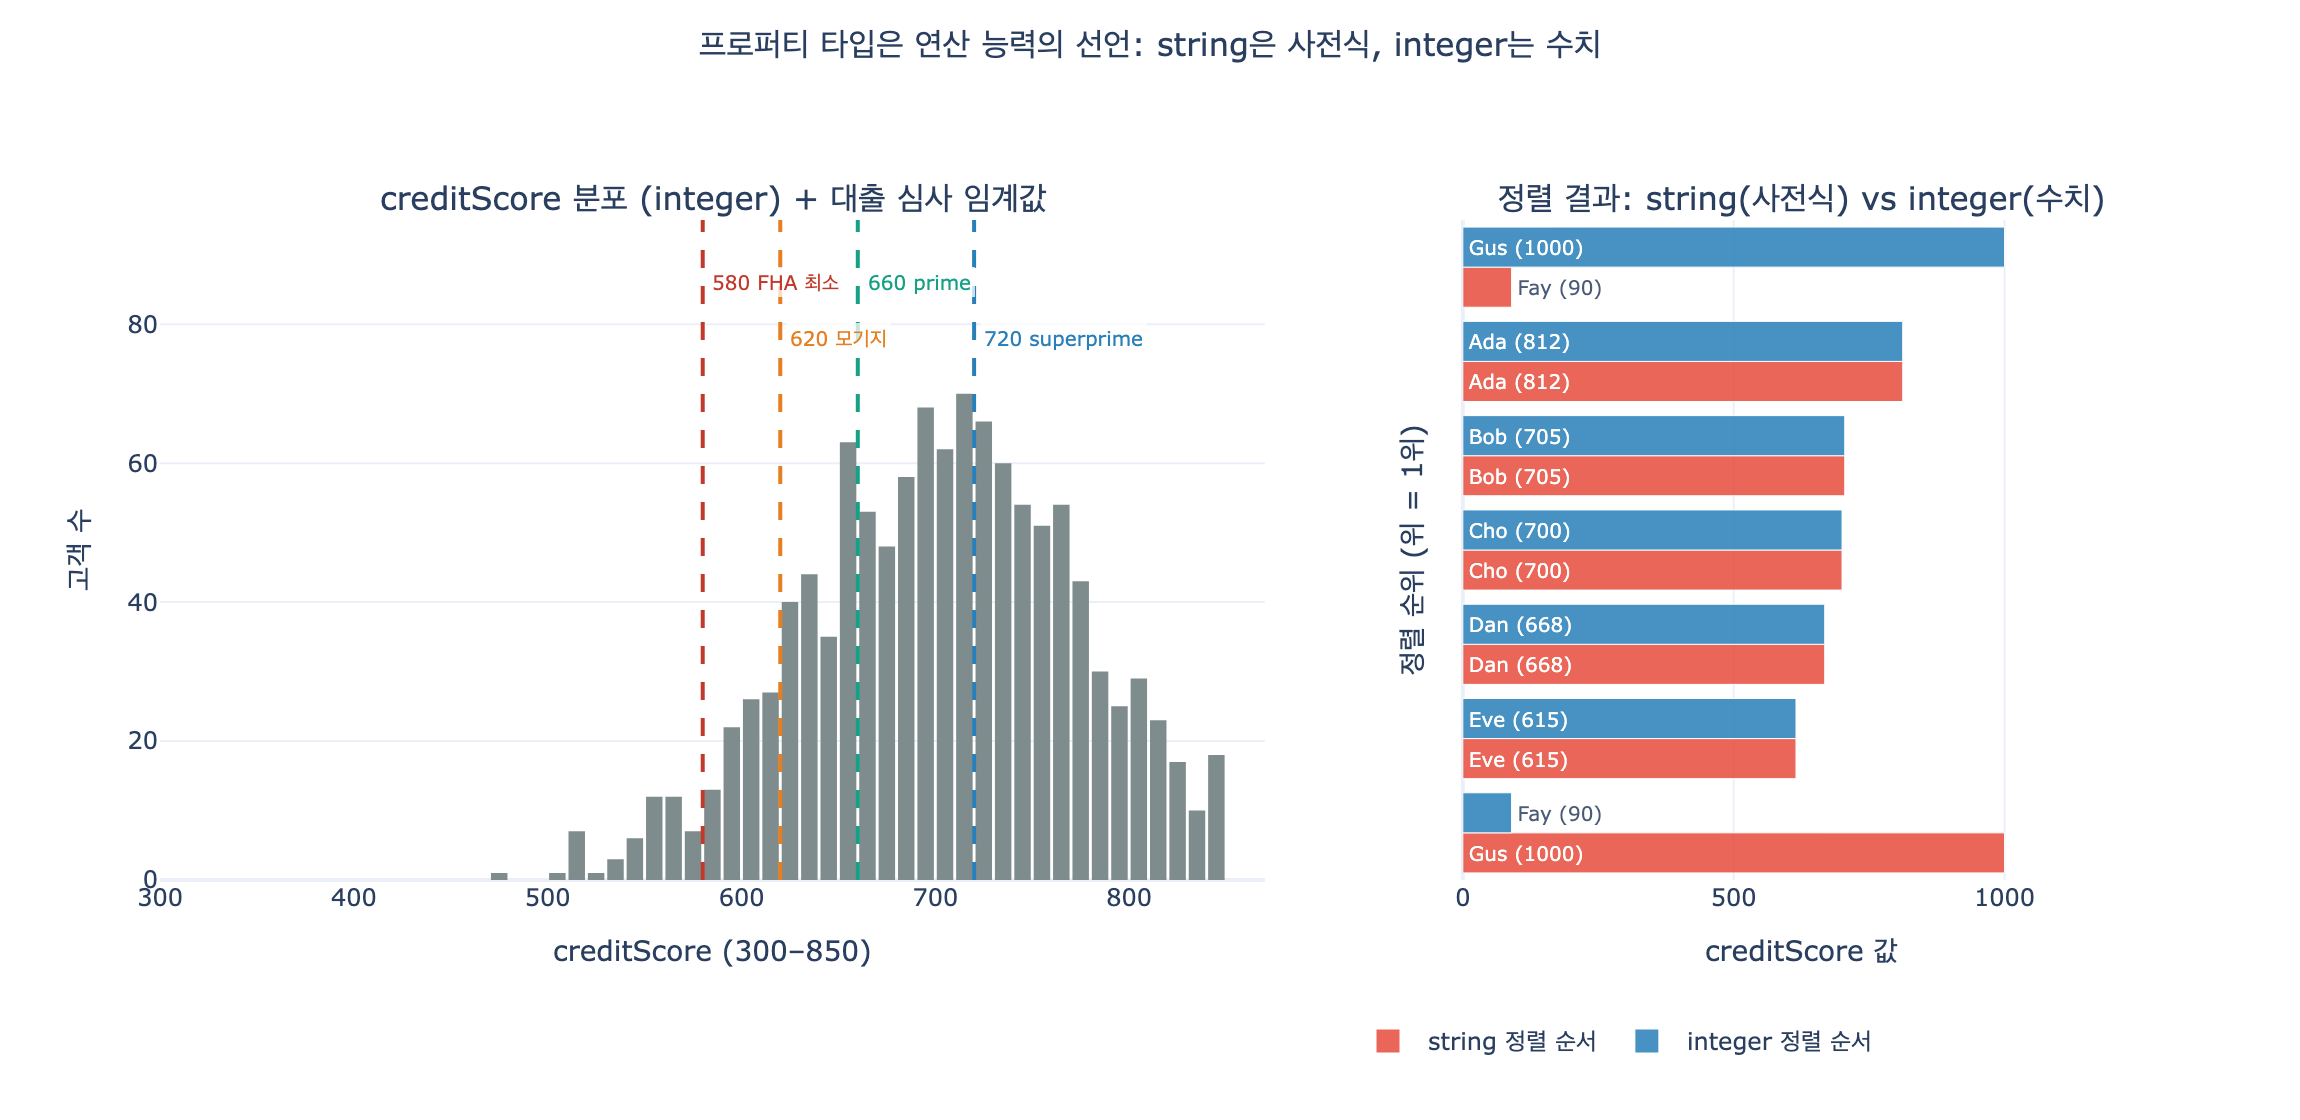

Reproduce this figure in Python.
# 필요 패키지: plotly, kaleido
#   pip install plotly kaleido

# %% [markdown]
# # creditScore: string vs integer
#
# 온톨로지의 프로퍼티 타입은 "값을 어떻게 저장하는가"가 아니라
# **"이 프로퍼티로 어떤 연산이 허용되는가"**를 선언하는 계약이다.
#
# `creditScore`를 `string`으로 두면 질의 엔진은 그 값을 수로 다룰 근거가 없고,
# 비교는 **사전식(lexicographic)** 으로 떨어진다:
#
# $$\text{"90"} > \text{"700"} \quad\text{(문자 코드 } \texttt{'9'}=57 > \texttt{'7'}=55 \text{)}$$
#
# 반면 수치 비교는 $90 < 700$ 이다. 같은 데이터, 정반대의 답.
#
# 이 노트북에서 확인할 것:
# 1. 사전식 비교 vs 수치 비교의 결과가 갈린다
# 2. `> 700` 범위 필터 결과가 달라진다
# 3. 정렬 결과가 달라진다
# 4. 평균·분위수 같은 집계는 string에서 아예 불가능하다
# 5. 시각화: 신용점수 분포 + 임계값 선, string 정렬 vs int 정렬
# 6. 반대 사례: 계좌번호를 int로 만들면 선행 0이 사라진다

# %%
def _show(fig):
    try:
        from IPython import get_ipython

        if get_ipython() is not None:  # VSCode 셀/Jupyter에서만 렌더링
            fig.show()
    except ImportError:
        pass


# %% [markdown]
# ## 1. 작은 고객 데이터셋
#
# 같은 `creditScore` 값을 두 가지 타입으로 담는다.
# - `score_int`: integer 모델링 (온톨로지의 올바른 선택)
# - `score_str`: string 모델링 (잘못된 선택)
#
# 마지막 두 행은 현실에서 흔한 지저분한 데이터다:
# 절단된 값 `"90"`, 스케일이 다른 소스에서 유입된 `"1000"`.

# %%
customers = [
    # (customerId, name, creditScore)
    ("C-001", "Ada", 812),
    ("C-002", "Bob", 705),
    ("C-003", "Cho", 700),
    ("C-004", "Dan", 668),
    ("C-005", "Eve", 615),
    ("C-006", "Fay", 90),  # 데이터 오류: 절단된 값
    ("C-007", "Gus", 1000),  # 데이터 오류: 다른 스케일 소스
]

rows = [
    {"customerId": cid, "name": nm, "score_int": s, "score_str": str(s)}
    for cid, nm, s in customers
]

for r in rows:
    print(f"{r['customerId']}  {r['name']:4s}  int={r['score_int']:<5d} str={r['score_str']!r}")
# 출력:
# C-001  Ada   int=812   str='812'
# C-002  Bob   int=705   str='705'
# C-003  Cho   int=700   str='700'
# C-004  Dan   int=668   str='668'
# C-005  Eve   int=615   str='615'
# C-006  Fay   int=90    str='90'
# C-007  Gus   int=1000  str='1000'

# %% [markdown]
# ## 2. 사전식 비교 vs 수치 비교
#
# 문자열 비교는 문자 코드를 왼쪽부터 훑는다. 자릿수(=크기)를 전혀 모른다.

# %%
pairs = [(90, 700), (800, 90), (1000, 812), (705, 700), (68, 668)]

print(f"{'a':>5} {'b':>5} | {'a<b (int)':>10} | {'a<b (str)':>10} | 일치?")
print("-" * 52)
for a, b in pairs:
    num = a < b
    lex = str(a) < str(b)
    print(f"{a:>5} {b:>5} | {str(num):>10} | {str(lex):>10} | {'OK' if num == lex else '<<< 불일치'}")
# 출력:
#     a     b |  a<b (int) |  a<b (str) | 일치?
# ----------------------------------------------------
#    90   700 |       True |      False | <<< 불일치
#   800    90 |      False |       True | <<< 불일치
#  1000   812 |      False |       True | <<< 불일치
#   705   700 |      False |      False | OK
#    68   668 |       True |      False | <<< 불일치
#
# 5개 쌍 중 4개가 불일치. 자릿수가 같은 705/700만 우연히 일치한다.
# (자릿수가 모두 같을 때만 사전식 == 수치 순서가 성립한다는 뜻)

# %%
# 문자 코드 단위로 무슨 일이 벌어지는지 직접 확인
print("'9' ->", ord("9"), " '7' ->", ord("7"))
print("'90' < '700' 판정은 첫 글자에서 끝난다:", ord("9"), "<", ord("7"), "=", ord("9") < ord("7"))
print("따라서 '90' > '700' 이다:", "90" > "700")
# 출력:
# '9' -> 57  '7' -> 55
# '90' < '700' 판정은 첫 글자에서 끝난다: 57 < 55 = False
# 따라서 '90' > '700' 이다: True

# %% [markdown]
# ## 3. 범위 필터 `creditScore > 700`
#
# 실제 대출 심사는 임계값 질의다:
#
# ```gql
# MATCH (c:Customer) WHERE c.creditScore > 700 RETURN c.name
# ```
#
# integer면 의도대로 동작한다. string이면 "첫 글자가 `'7'`보다 큰 문자로 시작하는 값"을
# 뽑는 전혀 다른 질의가 된다 — 그리고 **에러 없이** 조용히 틀린다.

# %%
THRESHOLD = 700

int_hits = [r["name"] for r in rows if r["score_int"] > THRESHOLD]
str_hits = [r["name"] for r in rows if r["score_str"] > str(THRESHOLD)]

print("integer 필터 (> 700) :", int_hits)
print("string  필터 (> '700'):", str_hits)
print()
print("string 필터에만 잡힌 오탐(false positive):", sorted(set(str_hits) - set(int_hits)))
print("string 필터가 놓친 누락(false negative)  :", sorted(set(int_hits) - set(str_hits)))
# 출력:
# integer 필터 (> 700) : ['Ada', 'Bob', 'Gus']
# string  필터 (> '700'): ['Ada', 'Bob', 'Fay']
#
# string 필터에만 잡힌 오탐(false positive): ['Fay']
# string 필터가 놓친 누락(false negative)  : ['Gus']

# %% [markdown]
# `Fay`(점수 90)는 우량 고객으로 통과했고, `Gus`(점수 1000)는 탈락했다.
# 두 건 모두 **대출 심사 오판**이다. 예외도, 경고도 없다.
#
# ### CFPB 차주 위험 프로파일로 버케팅해보기
#
# 실무의 등급 구간은 전부 $score \ge K$ 형태다:
#
# $$\text{tier}(s) = \begin{cases}
# \text{superprime} & s \ge 720 \\
# \text{prime} & 660 \le s < 720 \\
# \text{near-prime} & 620 \le s < 660 \\
# \text{subprime} & 580 \le s < 620 \\
# \text{deep subprime} & s < 580
# \end{cases}$$

# %%
def tier(score: int) -> str:
    if score >= 720:
        return "superprime"
    if score >= 660:
        return "prime"
    if score >= 620:
        return "near-prime"
    if score >= 580:
        return "subprime"
    return "deep subprime"


for r in rows:
    print(f"{r['name']:4s} {r['score_int']:>5} -> {tier(r['score_int'])}")

print()
try:
    tier(rows[0]["score_str"])  # string으로는 구간 판정 자체가 불가능
except TypeError as e:
    print("string으로 tier() 호출:", type(e).__name__, "-", e)
# 출력:
# Ada    812 -> superprime
# Bob    705 -> prime
# Cho    700 -> prime
# Dan    668 -> prime
# Eve    615 -> subprime
# Fay     90 -> deep subprime
# Gus   1000 -> superprime
#
# string으로 tier() 호출: TypeError - '>=' not supported between instances of 'str' and 'int'

# %% [markdown]
# ## 4. 정렬 (`ORDER BY creditScore DESC`)
#
# "우량 고객 상위 3명"을 뽑는 질의. 타입에 따라 명단이 바뀐다.

# %%
by_int = sorted(rows, key=lambda r: r["score_int"], reverse=True)
by_str = sorted(rows, key=lambda r: r["score_str"], reverse=True)

print(f"{'#':>2}  {'int 정렬':<16} {'str 정렬':<16}")
print("-" * 40)
for i, (a, b) in enumerate(zip(by_int, by_str), 1):
    print(f"{i:>2}  {a['name'] + ' (' + str(a['score_int']) + ')':<16} {b['name'] + ' (' + b['score_str'] + ')':<16}")

print()
print("TOP 3 (int):", [r["name"] for r in by_int[:3]])
print("TOP 3 (str):", [r["name"] for r in by_str[:3]])
# 출력:
#  #  int 정렬          str 정렬
# ----------------------------------------
#  1  Gus (1000)       Fay (90)
#  2  Ada (812)        Ada (812)
#  3  Bob (705)        Bob (705)
#  4  Cho (700)        Cho (700)
#  5  Dan (668)        Dan (668)
#  6  Eve (615)        Eve (615)
#  7  Fay (90)         Gus (1000)
#
# TOP 3 (int): ['Gus', 'Ada', 'Bob']
# TOP 3 (str): ['Fay', 'Ada', 'Bob']

# %% [markdown]
# ## 5. 집계: 평균·분위수는 string에서 불가능
#
# `AVG`, `MIN/MAX`, 분위수는 수치 타입만의 능력이다.
# string에서는 왜곡되거나(min/max) 아예 타입 에러가 난다(sum/avg).

# %%
import statistics

ints = [r["score_int"] for r in rows]
strs = [r["score_str"] for r in rows]

print("int  AVG    :", round(statistics.mean(ints), 1))
print("int  MEDIAN :", statistics.median(ints))
print("int  MIN/MAX:", min(ints), "/", max(ints))
print("int  분위수 (25/50/75):", [round(q) for q in statistics.quantiles(ints, n=4)])
print()
print("str  MIN/MAX:", min(strs), "/", max(strs), "  <- 사전식이라 의미가 뒤집힘")
try:
    statistics.mean(strs)
except TypeError as e:
    print("str  AVG    : TypeError -", e)
# 출력:
# int  AVG    : 655.7
# int  MEDIAN : 700
# int  MIN/MAX: 90 / 1000
# int  분위수 (25/50/75): [615, 700, 812]
#
# str  MIN/MAX: 1000 / 90   <- 사전식이라 의미가 뒤집힘
# str  AVG    : TypeError - can't convert type 'str' to numerator/denominator

# %% [markdown]
# `min(strs)`가 `'1000'`, `max(strs)`가 `'90'`이다.
# 최저 신용점수가 1000, 최고가 90이라는 보고서가 나온다.
#
# 히스토그램 관점에서도 결정적 차이가 있다. string은 **순서 없는 명목형(nominal)** 축이라
# 값마다 독립 카테고리가 되고, "600~650 구간" 같은 버킷 자체를 만들 수 없다.
# 질의 엔진 입장에서도 B-tree 인덱스 범위 스캔과 수치 분포 통계를 쓸 수 없어
# 실행 계획이 전체 스캔으로 떨어진다.

# %% [markdown]
# ## 6. 시각화
#
# 좀 더 현실적인 분포(FICO 300~850)를 만들어 히스토그램에 임계값 선을 얹고,
# 옆에 "string 정렬 vs int 정렬" 비교를 붙인다.

# %%
import random

random.seed(42)

# FICO 도메인 300~850 안에 들어오는 합성 신용점수 분포 (고신용 쪽으로 치우침)
population = [
    max(300, min(850, round(random.gauss(710, 75)))) for _ in range(1200)
]
print("n =", len(population))
print("min/max :", min(population), "/", max(population))
print("mean    :", round(statistics.mean(population), 1))
print("> 700 비율:", f"{sum(1 for s in population if s > 700) / len(population):.1%}")
# 출력:
# n = 1200
# min/max : 473 / 850
# mean    : 707.0
# > 700 비율: 54.0%

# %%
import plotly.graph_objects as go
from plotly.subplots import make_subplots

#   (점수, 라벨, 색, 라벨을 얹을 높이)  -- 높이를 번갈아 두어 라벨 겹침 방지
THRESHOLDS = [
    (580, "580 FHA 최소", "#c0392b", 86),
    (620, "620 모기지", "#e67e22", 78),
    (660, "660 prime", "#16a085", 86),
    (720, "720 superprime", "#2980b9", 78),
]

fig = make_subplots(
    rows=1,
    cols=2,
    column_widths=[0.62, 0.38],
    subplot_titles=(
        "creditScore 분포 (integer) + 대출 심사 임계값",
        "정렬 결과: string(사전식) vs integer(수치)",
    ),
)

# --- 좌: 히스토그램 + 임계값 선 ---
fig.add_trace(
    go.Histogram(
        x=population,
        xbins=dict(start=300, end=850, size=10),
        marker=dict(color="#7f8c8d", line=dict(width=0)),
        name="고객 수",
        hovertemplate="점수 %{x}<br>%{y}명<extra></extra>",
        showlegend=False,
    ),
    row=1,
    col=1,
)

for x, label, color, ypos in THRESHOLDS:
    fig.add_vline(x=x, line=dict(color=color, width=2, dash="dash"), row=1, col=1)
    fig.add_annotation(
        x=x,
        y=ypos,
        text=label,
        showarrow=False,
        xanchor="left",
        xshift=3,
        font=dict(size=10, color=color),
        bgcolor="rgba(255,255,255,0.75)",
        row=1,
        col=1,
    )

fig.update_xaxes(title_text="creditScore (300–850)", range=[300, 870], row=1, col=1)
fig.update_yaxes(title_text="고객 수", range=[0, 95], row=1, col=1)

# --- 우: 정렬 비교 (같은 7개 값, 두 가지 순서) ---
names_int = [f"{r['name']} ({r['score_int']})" for r in by_int][::-1]
vals_int = [r["score_int"] for r in by_int][::-1]
names_str = [f"{r['name']} ({r['score_str']})" for r in by_str][::-1]
vals_str = [r["score_int"] for r in by_str][::-1]

fig.add_trace(
    go.Bar(
        y=list(range(7)),
        x=vals_str,
        orientation="h",
        name="string 정렬 순서",
        marker_color="#e74c3c",
        opacity=0.85,
        text=names_str,
        textposition="auto",
        insidetextanchor="start",
        textfont=dict(size=10),
        cliponaxis=False,
        hovertemplate="string 정렬 %{customdata}위: %{text}<extra></extra>",
        customdata=list(range(7, 0, -1)),
    ),
    row=1,
    col=2,
)
fig.add_trace(
    go.Bar(
        y=list(range(7)),
        x=vals_int,
        orientation="h",
        name="integer 정렬 순서",
        marker_color="#2980b9",
        opacity=0.85,
        text=names_int,
        textposition="auto",
        insidetextanchor="start",
        textfont=dict(size=10),
        cliponaxis=False,
        hovertemplate="integer 정렬 %{customdata}위: %{text}<extra></extra>",
        customdata=list(range(7, 0, -1)),
    ),
    row=1,
    col=2,
)

fig.update_xaxes(title_text="creditScore 값", range=[0, 1250], row=1, col=2)
fig.update_yaxes(showticklabels=False, title_text="정렬 순위 (위 = 1위)", row=1, col=2)

fig.update_layout(
    title=dict(
        text="프로퍼티 타입은 연산 능력의 선언: string은 사전식, integer는 수치",
        font=dict(size=16),
        x=0.5,
        xanchor="center",
        y=0.97,
    ),
    barmode="group",
    bargap=0.15,
    template="plotly_white",
    width=1150,
    height=560,
    legend=dict(orientation="h", yanchor="top", y=-0.20, x=0.60),
    margin=dict(t=110, b=120),
)

_show(fig)

# %%
import pathlib

out = pathlib.Path(__file__).parent / "expy.png" if "__file__" in dir() else pathlib.Path("expy.png")
fig.write_image(str(out), scale=2)
print("saved:", out)
# 출력:
# saved: /Users/.../.fm/hints/d80511fe-a33b-48da-a07b-43fa0d872348/expy.png

# %% [markdown]
# 좌측: `> 700` 같은 임계값 필터는 **수치 축 위의 한 지점**으로만 표현된다.
# string 축이라면 값들이 순서 없는 카테고리로 흩어져 이 선을 그을 자리가 없다.
#
# 우측: 같은 7개 값인데 `Fay(90)`가 string 정렬에서 1위로, `Gus(1000)`가 최하위로 간다.

# %% [markdown]
# ## 7. 반대 사례: 숫자처럼 보여도 string이어야 하는 것
#
# 판별 기준은 "생김새"가 아니라 **"덧셈·평균·크기 비교가 의미를 갖는가"**다.
# `accountNumber`, `ssn`, `zipCode`는 숫자로만 이루어져 있어도 string이 맞다.
# integer로 바꾸면 **선행 0이 되돌릴 수 없이 사라진다.**

# %%
accounts = ["0012345678", "0000004521", "9876543210", "0100200300"]

print(f"{'원본 (string)':<14} {'int 변환':>12}  {'다시 문자열':<12} 손상?")
print("-" * 52)
for a in accounts:
    n = int(a)
    back = str(n)
    print(f"{a:<14} {n:>12}  {back:<12} {'<<< 계좌 불일치' if back != a else 'OK'}")
# 출력:
# 원본 (string)      int 변환  다시 문자열   손상?
# ----------------------------------------------------
# 0012345678         12345678  12345678     <<< 계좌 불일치
# 0000004521             4521  4521         <<< 계좌 불일치
# 9876543210       9876543210  9876543210   OK
# 0100200300        100200300  100200300    <<< 계좌 불일치

# %%
# 무의미한 산술이 "조용히 성공"하는 문제
print("AVG(accountNumber) =", round(statistics.mean(int(a) for a in accounts), 1))
print("  -> 문법적으로는 되지만 의미가 전혀 없다. 대시보드에 '평균 계좌번호'가 뜬다.")
print()
print("우편번호도 동일:", "02134", "->", int("02134"), "(Boston 우편번호 손상)")
print()
print("SSN은 하이픈 때문에 애초에 캐스팅도 안 된다:")
try:
    int("123-45-6789")
except ValueError as e:
    print("  ValueError -", e)
# 출력:
# AVG(accountNumber) = 2497273427.2
#   -> 문법적으로는 되지만 의미가 전혀 없다. 대시보드에 '평균 계좌번호'가 뜬다.
#
# 우편번호도 동일: 02134 -> 2134 (Boston 우편번호 손상)
#
# SSN은 하이픈 때문에 애초에 캐스팅도 안 된다:
#   ValueError - invalid literal for int() with base 10: '123-45-6789'

# %% [markdown]
# ## 8. 정리표
#
# | 프로퍼티 | 타입 | 근거 (필요한 연산) |
# |---|---|---|
# | `creditScore` | **integer** | 범위 필터·정렬·평균·분위수·버케팅 (300–850 유계 스케일) |
# | `balance`, `principal`, `apr` | decimal | 산술 + 소수 정밀도 |
# | `term` | integer (months) | 기간 비교·산술 |
# | `timestamp` | datetime | 시각 정밀도 (사기 탐지) |
# | `accountNumber`, `ssn`, `*Id` | **string** | 식별자. 선행 0 보존, 산술 무의미 |
#
# **핵심**: 타입은 저장 형식이 아니라 계약이다.
# `creditScore: integer`는 질의 엔진에게 "비교·범위·집계 가능"을 알려주고,
# `accountNumber: string`은 "이건 라벨이니 산술하지 말라"를 알려준다.
# 둘 다 타입의 순기능이다.
